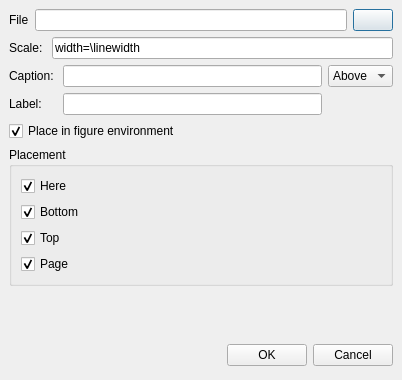
<?xml version="1.0" encoding="UTF-8"?>
<ui version="4.0">
 <class>InsertGraphics</class>
 <widget class="QDialog" name="InsertGraphics">
  <property name="geometry">
   <rect>
    <x>0</x>
    <y>0</y>
    <width>402</width>
    <height>380</height>
   </rect>
  </property>
  <layout class="QVBoxLayout" name="verticalLayout">
   <property name="spacing">
    <number>6</number>
   </property>
   <property name="margin">
    <number>9</number>
   </property>
   <item>
    <layout class="QHBoxLayout">
     <property name="spacing">
      <number>6</number>
     </property>
     <property name="margin">
      <number>0</number>
     </property>
     <item>
      <widget class="QLabel" name="label">
       <property name="sizePolicy">
        <sizepolicy hsizetype="Minimum" vsizetype="Fixed">
         <horstretch>0</horstretch>
         <verstretch>0</verstretch>
        </sizepolicy>
       </property>
       <property name="text">
        <string>File</string>
       </property>
       <property name="buddy">
        <cstring>lineEdit</cstring>
       </property>
      </widget>
     </item>
     <item>
      <widget class="QLineEdit" name="lineEdit">
       <property name="sizePolicy">
        <sizepolicy hsizetype="MinimumExpanding" vsizetype="Fixed">
         <horstretch>0</horstretch>
         <verstretch>0</verstretch>
        </sizepolicy>
       </property>
      </widget>
     </item>
     <item>
      <widget class="QPushButton" name="pushButton">
       <property name="sizePolicy">
        <sizepolicy hsizetype="Minimum" vsizetype="Fixed">
         <horstretch>0</horstretch>
         <verstretch>0</verstretch>
        </sizepolicy>
       </property>
       <property name="text">
        <string/>
       </property>
       <property name="icon">
        <iconset resource="texmaker.qrc">
         <normaloff>:/images/fileopen.png</normaloff>:/images/fileopen.png</iconset>
       </property>
       <property name="iconSize">
        <size>
         <width>22</width>
         <height>22</height>
        </size>
       </property>
      </widget>
     </item>
    </layout>
   </item>
   <item>
    <layout class="QHBoxLayout" name="horizontalLayout">
     <item>
      <widget class="QLabel" name="label_4">
       <property name="text">
        <string>Scale: </string>
       </property>
      </widget>
     </item>
     <item>
      <widget class="QLineEdit" name="leScale">
       <property name="text">
        <string>width=\linewidth</string>
       </property>
      </widget>
     </item>
    </layout>
   </item>
   <item>
    <layout class="QGridLayout" name="gridLayout">
     <item row="0" column="2">
      <widget class="QLineEdit" name="leCaption"/>
     </item>
     <item row="0" column="0">
      <widget class="QLabel" name="label_2">
       <property name="text">
        <string>Caption: </string>
       </property>
      </widget>
     </item>
     <item row="2" column="0">
      <widget class="QLabel" name="label_3">
       <property name="text">
        <string>Label: </string>
       </property>
      </widget>
     </item>
     <item row="2" column="2">
      <widget class="QLineEdit" name="leLabel"/>
     </item>
     <item row="0" column="3">
      <widget class="QComboBox" name="cbPosition">
       <property name="currentIndex">
        <number>0</number>
       </property>
       <item>
        <property name="text">
         <string>Above</string>
        </property>
       </item>
       <item>
        <property name="text">
         <string>Below</string>
        </property>
       </item>
      </widget>
     </item>
    </layout>
   </item>
   <item>
    <widget class="QCheckBox" name="cbFloat">
     <property name="text">
      <string>Place in figure environment</string>
     </property>
     <property name="checked">
      <bool>true</bool>
     </property>
     <property name="tristate">
      <bool>false</bool>
     </property>
    </widget>
   </item>
   <item>
    <widget class="QGroupBox" name="groupBox">
     <property name="title">
      <string>Placement</string>
     </property>
     <layout class="QVBoxLayout" name="verticalLayout_2">
      <item>
       <widget class="QCheckBox" name="cbHere">
        <property name="text">
         <string>Here</string>
        </property>
        <property name="checked">
         <bool>true</bool>
        </property>
       </widget>
      </item>
      <item>
       <widget class="QCheckBox" name="cbBottom">
        <property name="text">
         <string>Bottom</string>
        </property>
        <property name="checked">
         <bool>true</bool>
        </property>
       </widget>
      </item>
      <item>
       <widget class="QCheckBox" name="cbTop">
        <property name="text">
         <string>Top</string>
        </property>
        <property name="checked">
         <bool>true</bool>
        </property>
       </widget>
      </item>
      <item>
       <widget class="QCheckBox" name="cbPage">
        <property name="text">
         <string>Page</string>
        </property>
        <property name="checked">
         <bool>true</bool>
        </property>
       </widget>
      </item>
     </layout>
    </widget>
   </item>
   <item>
    <spacer name="verticalSpacer">
     <property name="orientation">
      <enum>Qt::Vertical</enum>
     </property>
     <property name="sizeHint" stdset="0">
      <size>
       <width>20</width>
       <height>40</height>
      </size>
     </property>
    </spacer>
   </item>
   <item>
    <layout class="QHBoxLayout">
     <property name="spacing">
      <number>6</number>
     </property>
     <property name="margin">
      <number>0</number>
     </property>
     <item>
      <spacer>
       <property name="orientation">
        <enum>Qt::Horizontal</enum>
       </property>
       <property name="sizeHint" stdset="0">
        <size>
         <width>131</width>
         <height>31</height>
        </size>
       </property>
      </spacer>
     </item>
     <item>
      <widget class="QPushButton" name="okButton">
       <property name="text">
        <string>OK</string>
       </property>
      </widget>
     </item>
     <item>
      <widget class="QPushButton" name="cancelButton">
       <property name="text">
        <string>Cancel</string>
       </property>
      </widget>
     </item>
    </layout>
   </item>
  </layout>
 </widget>
 <tabstops>
  <tabstop>lineEdit</tabstop>
  <tabstop>pushButton</tabstop>
  <tabstop>okButton</tabstop>
  <tabstop>cancelButton</tabstop>
 </tabstops>
 <resources>
  <include location="texmaker.qrc"/>
 </resources>
 <connections>
  <connection>
   <sender>okButton</sender>
   <signal>clicked()</signal>
   <receiver>InsertGraphics</receiver>
   <slot>accept()</slot>
   <hints>
    <hint type="sourcelabel">
     <x>278</x>
     <y>253</y>
    </hint>
    <hint type="destinationlabel">
     <x>96</x>
     <y>254</y>
    </hint>
   </hints>
  </connection>
  <connection>
   <sender>cancelButton</sender>
   <signal>clicked()</signal>
   <receiver>InsertGraphics</receiver>
   <slot>reject()</slot>
   <hints>
    <hint type="sourcelabel">
     <x>369</x>
     <y>253</y>
    </hint>
    <hint type="destinationlabel">
     <x>179</x>
     <y>282</y>
    </hint>
   </hints>
  </connection>
 </connections>
</ui>
